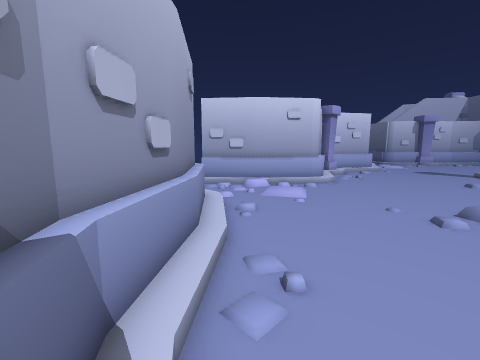
View 1 (above)

15 first-person views from a walk through a 3-D level made in the Unity game engine. The camera is 1.3 m above the floor, tilts 8° down and sees 90° across. Doors are open. The floor is counted in squares, 0.5 m on a side. Each view is taken from the middle of a square. On the plan, view 1 faces up. The plan holds only what a view shows up to about 17 squares ahead; the rest is blank. The place goes on beyond the plan. The player is left out. Some animated figures are not drawn.

View 2
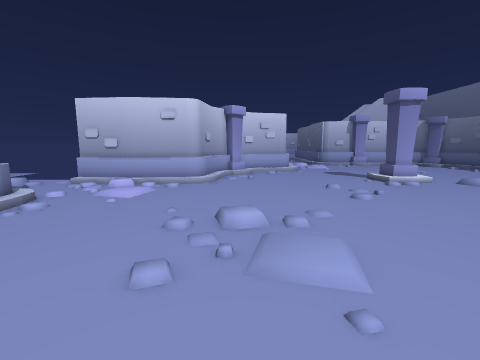

View 3
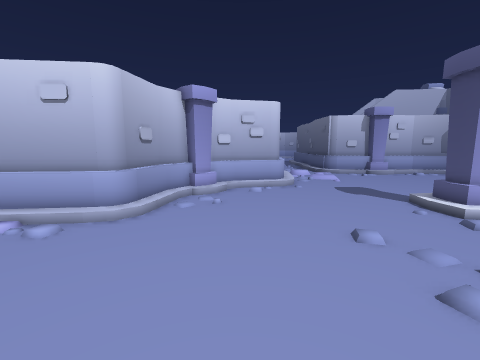

View 4
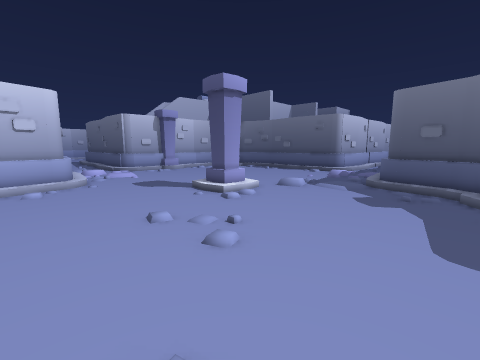

View 5
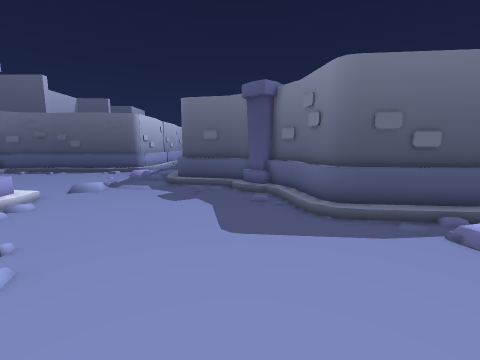

View 6
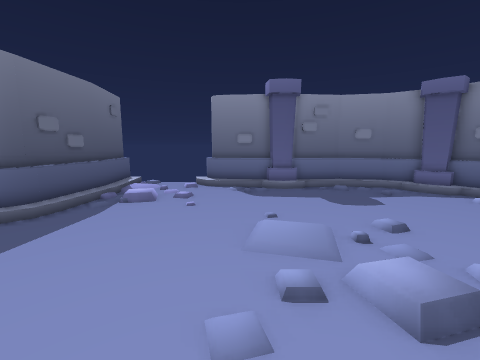

View 7
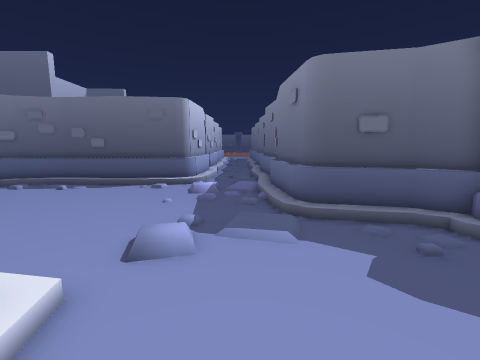

View 8
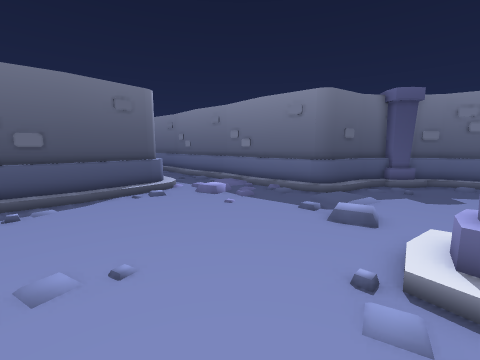

View 9
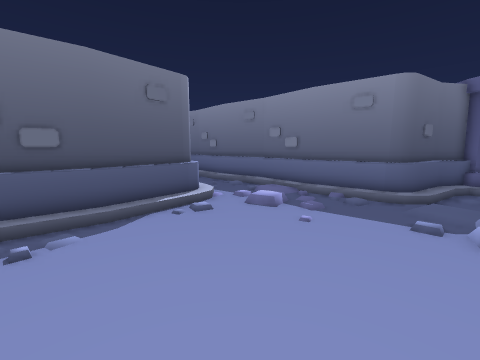

View 10
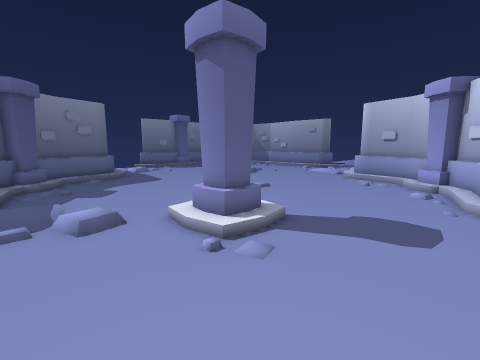

View 11
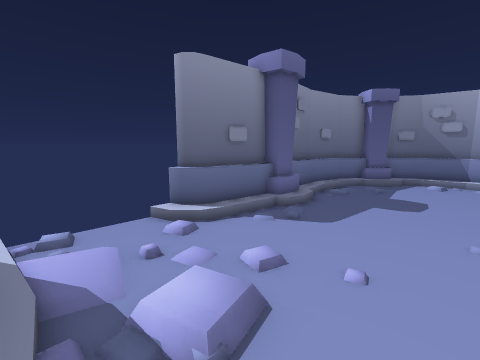

View 12
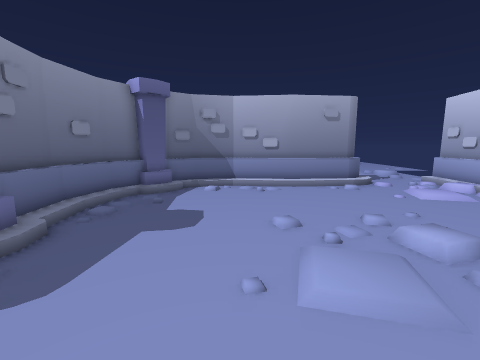

View 13
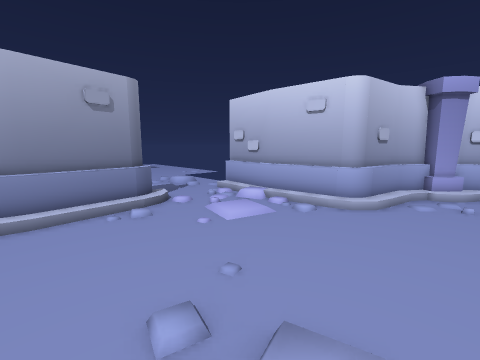

View 14
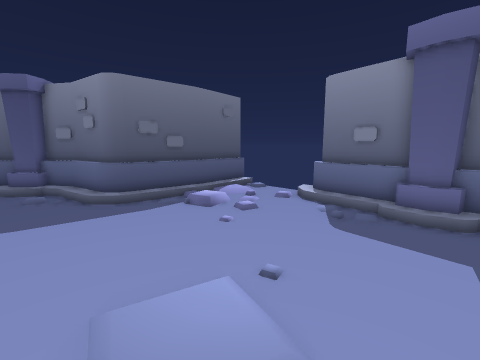

View 15
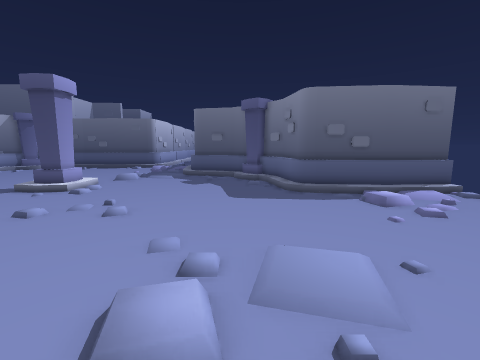

### Floor plan
Key: @ floor where view 1 was taken; # wall or solid block; . main floor; : floor 0.25 m higher than the main floor; / step, stairs or slope; = window, fence, low wall or low ledge; ^ raised ledge.
Columns run from 5 left of view 1 to 37 right of it. Each row starts with its distance up from view 1.
 25               ####=/..................../#
 24               #=///...................../#
 23             ###/./....................../#
 22            ##=/........................./#
 21            #=/........................../#
 20            #=............/://.........../^
 19            #=............###/.........../##
 18   ##########/............###/............=#
 17  ..=##^#===/.............////............/=
 16  .....:..................//...:.......:....
 15  ..........................................
 14 ...........................................
 13 ..../...............................///....
 12    =//.........................../===^^###=
 11    #/............................=####  ###
 10    #:.........................../##
  9    #=.........................../#
  8    #=.........:.................=#
  7    #=..........................#^#
  6    #=......................./.###
  5    #=.......................//##
  4    #=..................../=####
  3    #:....................=###
  2    #=.................../##
  1    #=................////#
  0    ##@................://#
 -1     #=/................./#
 -2     ###/................:#
 -3       #=//...//:/.../...:#
 -4       ####==######==//../^
 -5          #####  ####/.../##
 -6                    #     #

Positions as (right, up) in squares from view 1, and headings:
1: (0, 0), facing up
2: (9, 0), facing up
3: (11, 8), facing up
4: (11, 7), facing up-right
5: (11, 7), facing right
6: (12, 12), facing down
7: (19, 14), facing right
8: (22, 25), facing down-right
9: (26, 25), facing down-right
10: (27, 25), facing down-left
11: (19, 3), facing down-left
12: (15, 3), facing left
13: (10, 6), facing up-left
14: (8, 7), facing down-right
15: (6, 7), facing right
